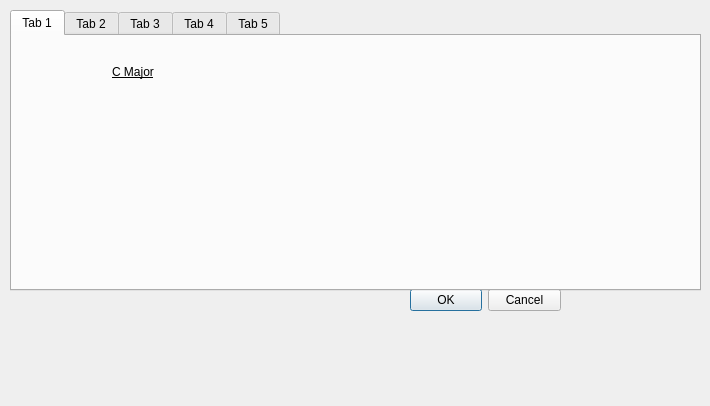
<?xml version="1.0" encoding="UTF-8"?>
<ui version="4.0">
 <class>Possible_chords</class>
 <widget class="QDialog" name="Possible_chords">
  <property name="geometry">
   <rect>
    <x>0</x>
    <y>0</y>
    <width>710</width>
    <height>406</height>
   </rect>
  </property>
  <property name="windowTitle">
   <string>Dialog</string>
  </property>
  <widget class="QDialogButtonBox" name="buttonBox">
   <property name="geometry">
    <rect>
     <x>410</x>
     <y>280</y>
     <width>151</width>
     <height>41</height>
    </rect>
   </property>
   <property name="orientation">
    <enum>Qt::Horizontal</enum>
   </property>
   <property name="standardButtons">
    <set>QDialogButtonBox::Cancel|QDialogButtonBox::Ok</set>
   </property>
  </widget>
  <widget class="QTabWidget" name="tabWidget">
   <property name="geometry">
    <rect>
     <x>10</x>
     <y>10</y>
     <width>691</width>
     <height>281</height>
    </rect>
   </property>
   <property name="currentIndex">
    <number>0</number>
   </property>
   <widget class="QWidget" name="tab">
    <attribute name="title">
     <string>Tab 1</string>
    </attribute>
    <widget class="QLabel" name="label">
     <property name="geometry">
      <rect>
       <x>100</x>
       <y>20</y>
       <width>71</width>
       <height>31</height>
      </rect>
     </property>
     <property name="styleSheet">
      <string notr="true">font: 75 12pt &quot;Vani&quot;;
text-decoration: underline;</string>
     </property>
     <property name="text">
      <string>C Major</string>
     </property>
    </widget>
    <widget class="QLabel" name="label_2">
     <property name="geometry">
      <rect>
       <x>80</x>
       <y>60</y>
       <width>461</width>
       <height>151</height>
      </rect>
     </property>
     <property name="styleSheet">
      <string notr="true">image: url(:/new/prefix1/c_maj.png);</string>
     </property>
     <property name="text">
      <string/>
     </property>
    </widget>
   </widget>
   <widget class="QWidget" name="tab_2">
    <attribute name="title">
     <string>Tab 2</string>
    </attribute>
    <widget class="QLabel" name="label_3">
     <property name="geometry">
      <rect>
       <x>100</x>
       <y>20</y>
       <width>71</width>
       <height>31</height>
      </rect>
     </property>
     <property name="styleSheet">
      <string notr="true">font: 75 12pt &quot;Vani&quot;;
text-decoration: underline;</string>
     </property>
     <property name="text">
      <string>C#</string>
     </property>
    </widget>
    <widget class="QLabel" name="label_7">
     <property name="geometry">
      <rect>
       <x>80</x>
       <y>60</y>
       <width>461</width>
       <height>151</height>
      </rect>
     </property>
     <property name="styleSheet">
      <string notr="true">image: url(:/new/prefix1/c_sharp.png);</string>
     </property>
     <property name="text">
      <string/>
     </property>
    </widget>
   </widget>
   <widget class="QWidget" name="tab_3">
    <attribute name="title">
     <string>Tab 3</string>
    </attribute>
    <widget class="QLabel" name="label_4">
     <property name="geometry">
      <rect>
       <x>100</x>
       <y>20</y>
       <width>71</width>
       <height>31</height>
      </rect>
     </property>
     <property name="styleSheet">
      <string notr="true">font: 75 12pt &quot;Vani&quot;;
text-decoration: underline;</string>
     </property>
     <property name="text">
      <string>D Major</string>
     </property>
    </widget>
    <widget class="QLabel" name="label_8">
     <property name="geometry">
      <rect>
       <x>80</x>
       <y>60</y>
       <width>461</width>
       <height>151</height>
      </rect>
     </property>
     <property name="styleSheet">
      <string notr="true">image: url(:/new/prefix1/D_maj.png);</string>
     </property>
     <property name="text">
      <string/>
     </property>
    </widget>
   </widget>
   <widget class="QWidget" name="tab_4">
    <attribute name="title">
     <string>Tab 4</string>
    </attribute>
    <widget class="QLabel" name="label_5">
     <property name="geometry">
      <rect>
       <x>100</x>
       <y>20</y>
       <width>71</width>
       <height>31</height>
      </rect>
     </property>
     <property name="styleSheet">
      <string notr="true">font: 75 12pt &quot;Vani&quot;;
text-decoration: underline;</string>
     </property>
     <property name="text">
      <string>Eb</string>
     </property>
    </widget>
    <widget class="QLabel" name="label_9">
     <property name="geometry">
      <rect>
       <x>80</x>
       <y>60</y>
       <width>461</width>
       <height>151</height>
      </rect>
     </property>
     <property name="styleSheet">
      <string notr="true">image: url(:/new/prefix1/Eb.png);</string>
     </property>
     <property name="text">
      <string/>
     </property>
    </widget>
   </widget>
   <widget class="QWidget" name="tab_5">
    <attribute name="title">
     <string>Tab 5</string>
    </attribute>
    <widget class="QLabel" name="label_6">
     <property name="geometry">
      <rect>
       <x>100</x>
       <y>20</y>
       <width>71</width>
       <height>31</height>
      </rect>
     </property>
     <property name="styleSheet">
      <string notr="true">font: 75 12pt &quot;Vani&quot;;
text-decoration: underline;</string>
     </property>
     <property name="text">
      <string>E Major</string>
     </property>
    </widget>
    <widget class="QLabel" name="label_10">
     <property name="geometry">
      <rect>
       <x>80</x>
       <y>60</y>
       <width>461</width>
       <height>151</height>
      </rect>
     </property>
     <property name="styleSheet">
      <string notr="true">image: url(:/new/prefix1/E_maj.png);</string>
     </property>
     <property name="text">
      <string/>
     </property>
    </widget>
   </widget>
  </widget>
 </widget>
 <resources/>
 <connections>
  <connection>
   <sender>buttonBox</sender>
   <signal>accepted()</signal>
   <receiver>Possible_chords</receiver>
   <slot>accept()</slot>
   <hints>
    <hint type="sourcelabel">
     <x>248</x>
     <y>254</y>
    </hint>
    <hint type="destinationlabel">
     <x>157</x>
     <y>274</y>
    </hint>
   </hints>
  </connection>
  <connection>
   <sender>buttonBox</sender>
   <signal>rejected()</signal>
   <receiver>Possible_chords</receiver>
   <slot>reject()</slot>
   <hints>
    <hint type="sourcelabel">
     <x>316</x>
     <y>260</y>
    </hint>
    <hint type="destinationlabel">
     <x>286</x>
     <y>274</y>
    </hint>
   </hints>
  </connection>
 </connections>
</ui>
